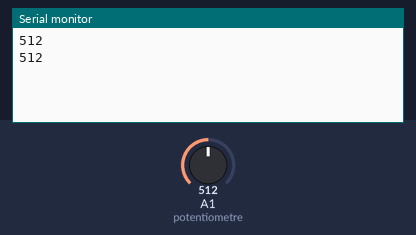
Bench run of a sketch on a simulated Arduino Uno, built with avr-gcc and run on an emulated ATmega328P. On the bench: the last lines printed to the serial monitor. The test bench sets the inputs (shaded band); at power-on: A1 (potentiometre) = 512.

Above: at 1.8 s.
1.9 s: A1 (potentiometre) set to 716
At 2.8 s:
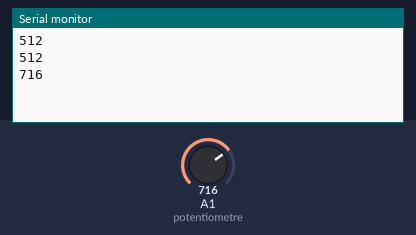
3.4 s: A1 (potentiometre) set to 900
At 4.7 s:
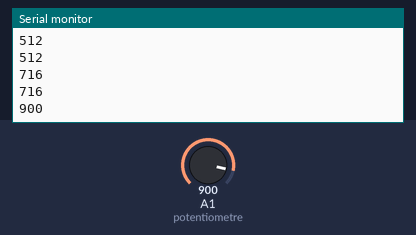
Timing chart, 0 to 6.4 s (numbered marks = the images above; inputs shaded):
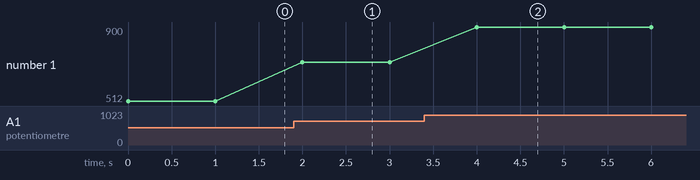

Measured:
- after the input at 1.9 s, the serial monitor: prints a new line after 0.10 s (image 1)
- after the input at 3.4 s, the serial monitor: prints a new line after 0.60 s (image 2)
- plotted number 1: 512 → 716 after the input at 1.9 s, 716 → 900 after the input at 3.4 s

The sketch:

VALEUR_ANALOGIQUE_Potentiometre.ino
```cpp
#define potentiometre A1

void setup(){
Serial.begin(9600);     // Communication started with 9600 baud
}
void loop(){
int potentiometre_value=analogRead(potentiometre); // Incoming analog signal read and appointed    //sensor
Serial.println(potentiometre_value);   //Wrote serial port
delay(1000);
}
```
